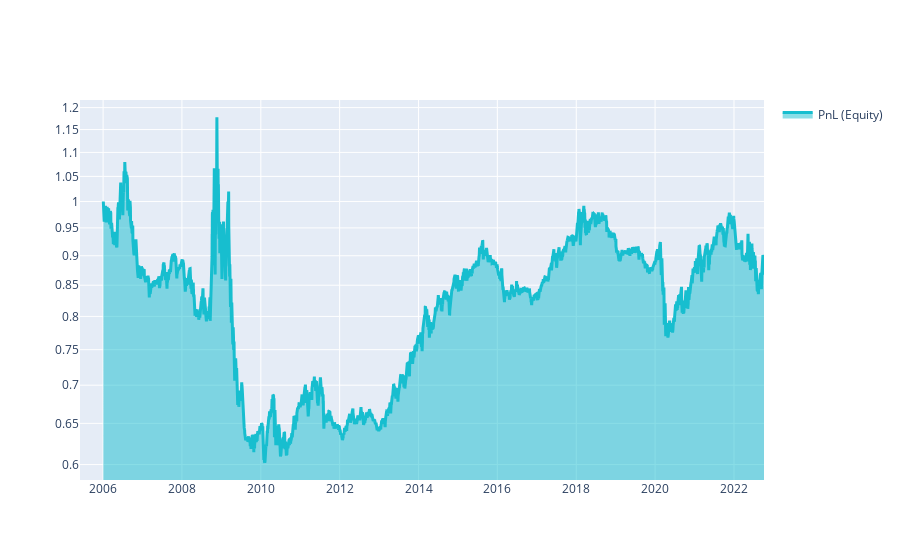

Write notebook code for a chart like this one.
### Markdown cell above
# Q18 Quick Start

This template shows you the basic steps for taking part to the **Q18 NASDAQ-100 Stock Long-Short contest**.

### Code cell
# ! conda install -y scikit-learn

import xarray as xr

import qnt.ta as qnta
import qnt.data as qndata
import qnt.output as qnout
import qnt.stats as qns
import qnt.stats as qnstats

data = qndata.stocks.load_ndx_data(min_date="2005-06-01")

close     = data.sel(field="close")
is_liquid = data.sel(field="is_liquid")
sma_slow  = qnta.sma(close, 400)
sma_fast  = qnta.sma(close, 10)
weights   = xr.where(sma_slow < sma_fast, 1, -1)
weights   = weights * is_liquid

weights = qnout.clean(weights, data, "stocks_nasdaq100")

# calc stats
stats = qns.calc_stat(data, weights.sel(time=slice("2006-01-01", None)))
display(stats.to_pandas().tail())

# graph
performance = stats.to_pandas()["equity"]
import qnt.graph as qngraph

qngraph.make_plot_filled(performance.index, performance, name="PnL (Equity)", type="log")

def get_sharpe(market_data, weights):
    rr = qnstats.calc_relative_return(market_data, weights)
    sharpe = qnstats.calc_sharpe_ratio_annualized(rr).values[-1]
    return sharpe

sharpe = get_sharpe(data, weights)
print("Sharpe Ratio: ",sharpe)

### Figure 1 — Plotly figure (JSON) as saved in the notebook; plotly's stock layout.template omitted (floating-point values rounded to 4 significant figures; data arrays with more than 128 entries replaced by an {"elided": "..."} marker saying what was removed)
{"data": [{"fill": "tonexty", "line": {"color": "#17BECF", "width": 3}, "name": "PnL (Equity)", "type": "scatter", "x": {"elided": "4369 str values"}, "y": {"elided": "4369 float values"}}], "layout": {"autosize": true, "showlegend": true, "xaxis": {"autorange": true, "range": ["2005-06-01", "2022-10-06"], "type": "date"}, "yaxis": {"range": [-0.2349, 0.08561], "type": "log"}}}
